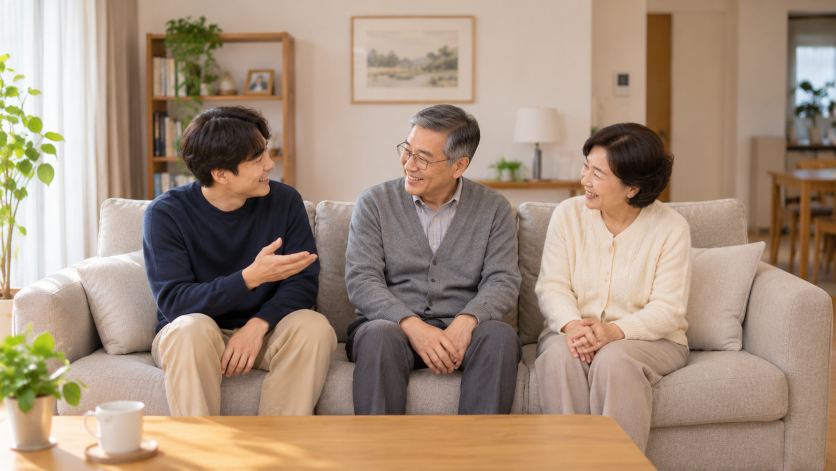
#> input picture data/_1109/5-2/2-1) 거실상황 - 바른행동(추가).png, 1672 x 941 px (shown at 1/2 size); its folder holds only this picture in this run
$ python gen_m5_2.py
#> lines starting #> are read from the running program, lines starting #| are printed output that depends on the picture
"""중5-2 「나의 권리 말판 게임」 — 11/14 새 그림(나관엽)을 게임용 JPEG로 만든다.
사용: python tools/gen_m5_2.py   → src/games/m5-2/img/q02-scene.jpg … q12-bad.jpg, qNN-thumb.jpg (44장)

원본: data/큐알활동/중기 - 게임 참고자료 나관엽 (11.14)/중기 - 게임 참고자료 나관엽 (11.14)/5-2/
  - 'N-<상황>.png'   → qNN-scene.jpg(1200×900), 말판 칸 그림 qNN-thumb.jpg(240×180)
  - 'N-O <말>.png'   → qNN-good.jpg  (○ 내 권리를 표현해요)
  - 'N-X <말>.png'   → qNN-bad.jpg   (△ 표현하지 못하고 참아요)
원본은 모두 1448×1086(4:3) PNG 그림이고 말풍선 글자가 그림 안에 있다. 도장은 찍지 않는다.
(이전 10/26 그림은 ⭕/❌ 두 장이 붙은 그림이라 gen_m5_1.build 로 잘랐다.)
"""
import re
import sys
from pathlib import Path
from PIL import Image

ROOT = Path(__file__).resolve().parent.parent
SRC = ROOT / 'data' / '큐알활동' / '중기 - 게임 참고자료 나관엽 (11.14)' / '중기 - 게임 참고자료 나관엽 (11.14)' / '5-2'
OUT = ROOT / 'src' / 'games' / 'm5-2' / 'img'


def save(im, out, size, q=82):
    im.convert('RGB').resize(size, Image.LANCZOS).save(out, 'JPEG', quality=q, optimize=True, progressive=True)


def main():
    sys.stdout.reconfigure(encoding='utf-8')
    found = {}
    for p in SRC.glob('*.png'):
        m = re.match(r'^(\d+)-\s*([OX])?', p.stem)
        n, kind = int(m.group(1)), m.group(2) or 'S'
        assert (n, kind) not in found, p
        found[n, kind] = p
    for n in range(2, 13):
        N = f'{n:02d}'
        for kind, name in (('S', 'scene'), ('O', 'good'), ('X', 'bad')):
            im = Image.open(found[n, kind])
#> im is the input picture: PIL image 1672x941 RGB; mean R, G, B 164.2, 142.4, 123.6
            save(im, OUT / f'q{N}-{name}.jpg', (1200, 900))
#> in save, `im.convert('RGB').resize(size, Image.LANCZOS).save(out, 'JPEG', qualit..`:
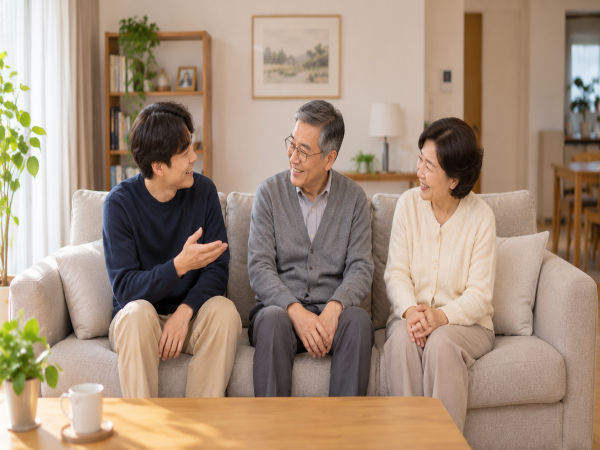
#> saved as q02-scene.jpg: PIL image 1200x900 RGB (shown at 1/2 size); mean R, G, B 164.2, 142.4, 123.6
            if kind == 'S':
                save(im, OUT / f'q{N}-thumb.jpg', (240, 180), 80)
#> call 2 of save, with size = (240, 180), q = 80
#> in save (call 2), `im.convert('RGB').resize(size, Image.LANCZOS).save(out, 'JPEG', qualit..`:
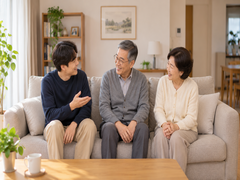
#> saved as q02-thumb.jpg: PIL image 240x180 RGB; mean R, G, B 164.2, 142.4, 123.6
        print(N, found[n, 'S'].stem, '|', found[n, 'O'].stem, '|', found[n, 'X'].stem)


if __name__ == '__main__':
#> (the run stopped early here; a loop or call above may not have finished)

$ run again, on data/_1109/5-2/2-8) 주방상황 - 바른행동(추가).png
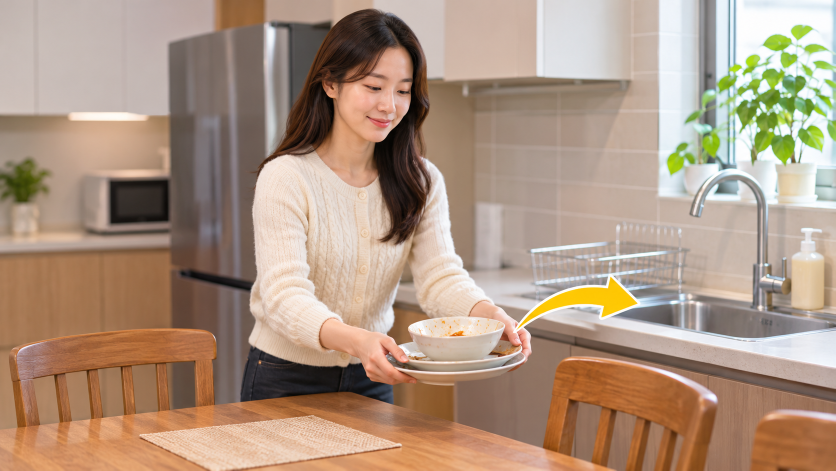
#> input picture data/_1109/5-2/2-8) 주방상황 - 바른행동(추가).png, 1671 x 941 px (shown at 1/2 size)
#> in main, im is the input picture: PIL image 1671x941 RGB; mean R, G, B 173.3, 149.1, 129.7
#> in save, `im.convert('RGB').resize(size, Image.LANCZOS).save(out, 'JPEG', qualit..`:
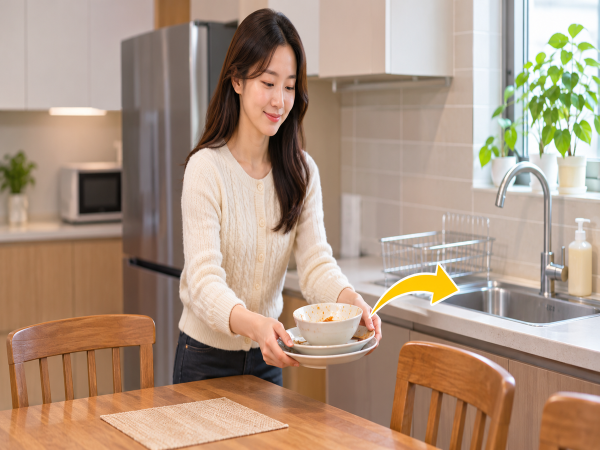
#> saved as q02-scene.jpg: PIL image 1200x900 RGB (shown at 1/2 size); mean R, G, B 173.3, 149.1, 129.7
#> in save (call 2), `im.convert('RGB').resize(size, Image.LANCZOS).save(out, 'JPEG', qualit..`:
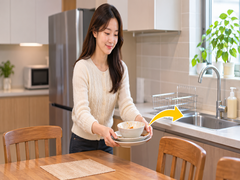
#> saved as q02-thumb.jpg: PIL image 240x180 RGB; mean R, G, B 173.3, 149.1, 129.7

$ run again, on data/_1109/5-2/2-3) 주방상황-바른행동(추가).png
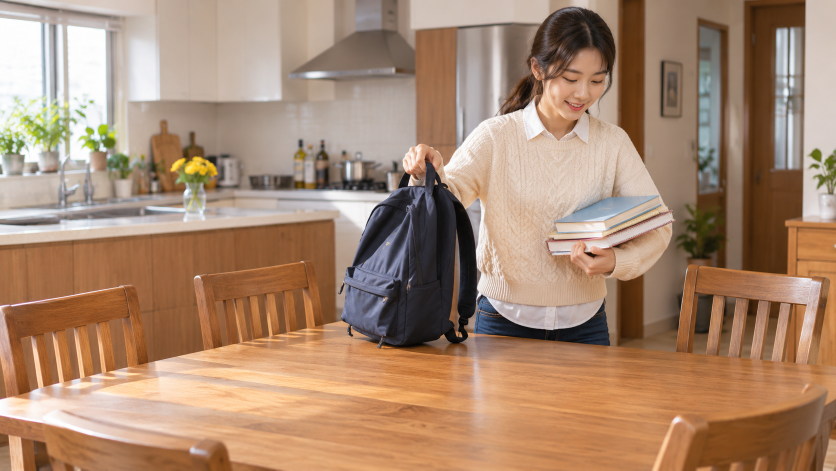
#> input picture data/_1109/5-2/2-3) 주방상황-바른행동(추가).png, 1672 x 941 px (shown at 1/2 size)
#> in main, im is the input picture: PIL image 1672x941 RGB; mean R, G, B 168.5, 136.7, 112.8
#> in save, `im.convert('RGB').resize(size, Image.LANCZOS).save(out, 'JPEG', qualit..`:
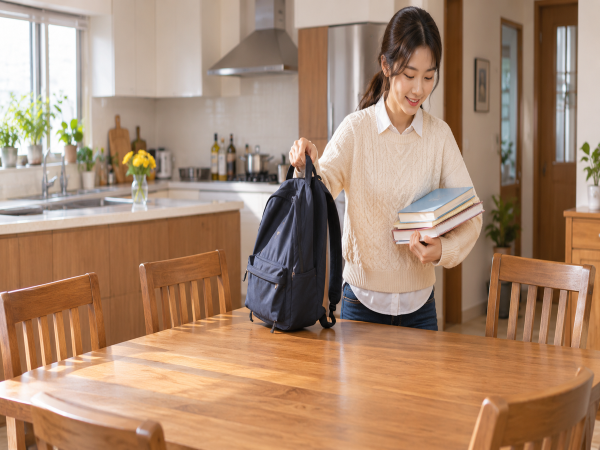
#> saved as q02-scene.jpg: PIL image 1200x900 RGB (shown at 1/2 size); mean R, G, B 168.5, 136.7, 112.8
#> in save (call 2), `im.convert('RGB').resize(size, Image.LANCZOS).save(out, 'JPEG', qualit..`:
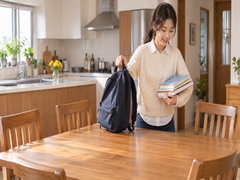
#> saved as q02-thumb.jpg: PIL image 240x180 RGB; mean R, G, B 168.5, 136.7, 112.8

$ run again, on data/_1109/5-2/2-4) 거실상황 바른행동(추가).png
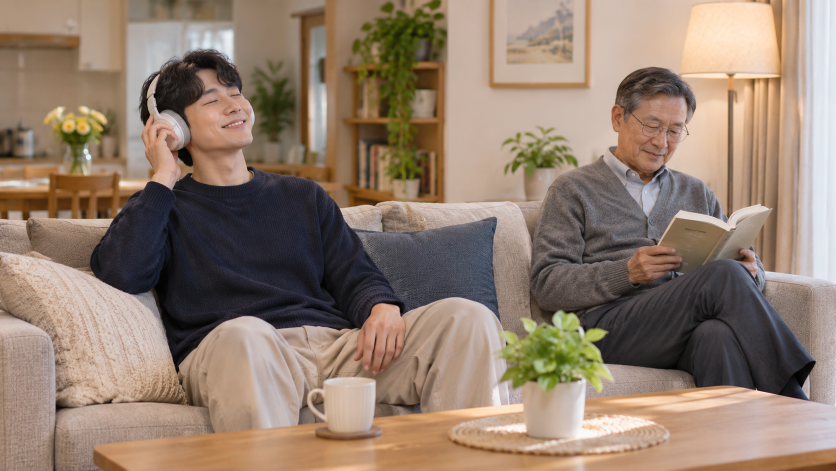
#> input picture data/_1109/5-2/2-4) 거실상황 바른행동(추가).png, 1672 x 941 px (shown at 1/2 size)
#> in main, im is the input picture: PIL image 1672x941 RGB; mean R, G, B 146.7, 126.6, 110.8
#> in save, `im.convert('RGB').resize(size, Image.LANCZOS).save(out, 'JPEG', qualit..`:
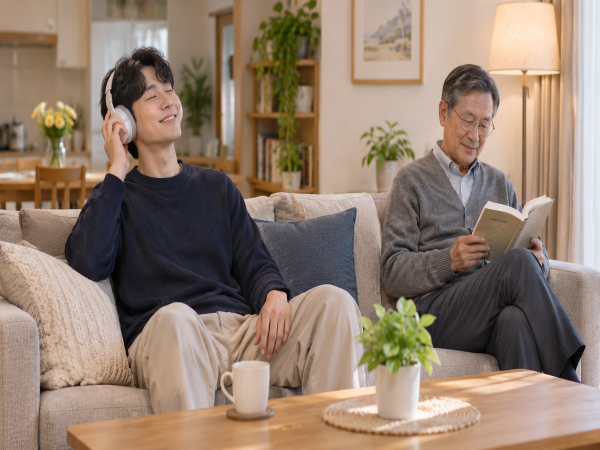
#> saved as q02-scene.jpg: PIL image 1200x900 RGB (shown at 1/2 size); mean R, G, B 146.7, 126.6, 110.8
#> in save (call 2), `im.convert('RGB').resize(size, Image.LANCZOS).save(out, 'JPEG', qualit..`:
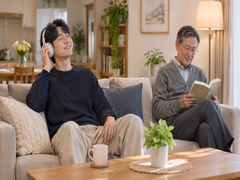
#> saved as q02-thumb.jpg: PIL image 240x180 RGB; mean R, G, B 146.7, 126.6, 110.8

$ run again, on data/_1109/5-2/2-6) 화장실상황- 바른행동 (추가).png
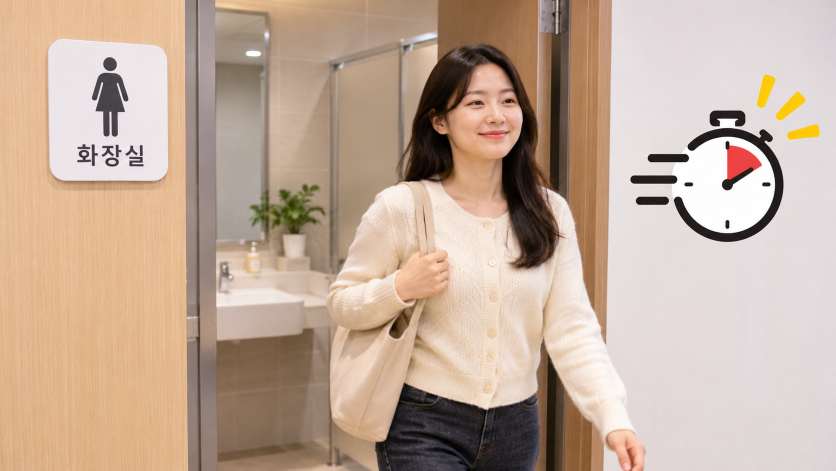
#> input picture data/_1109/5-2/2-6) 화장실상황- 바른행동 (추가).png, 1672 x 941 px (shown at 1/2 size)
#> in main, im is the input picture: PIL image 1672x941 RGB; mean R, G, B 194.4, 171.3, 154.3
#> in save, `im.convert('RGB').resize(size, Image.LANCZOS).save(out, 'JPEG', qualit..`:
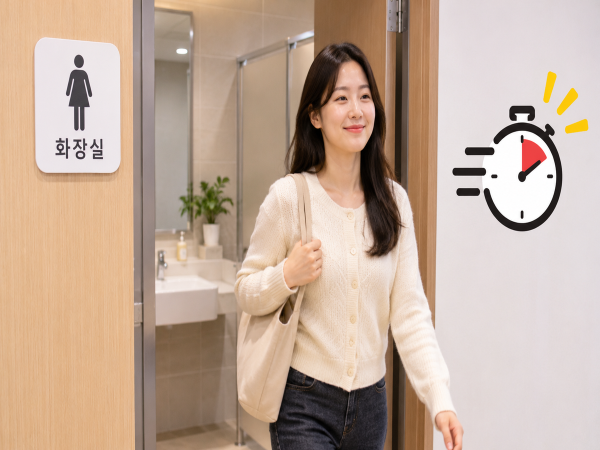
#> saved as q02-scene.jpg: PIL image 1200x900 RGB (shown at 1/2 size); mean R, G, B 194.4, 171.3, 154.3
#> in save (call 2), `im.convert('RGB').resize(size, Image.LANCZOS).save(out, 'JPEG', qualit..`:
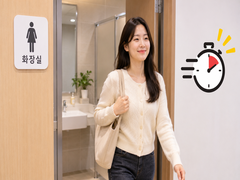
#> saved as q02-thumb.jpg: PIL image 240x180 RGB; mean R, G, B 194.4, 171.2, 154.3
